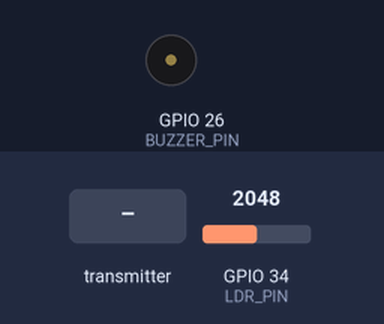
Simulated run of this sketch. Board: ESP32. Shown: buzzer (waves = sounding, pin HIGH). The inputs (shaded band) are chosen by the test bench; at power-on: GPIO 34 (LDR_PIN) = 2048. What the sketch prints to the serial monitor is not drawn.

Above: at 1.2 s.
1.3 s: the transmitter starts sending command = ARMED
2.8 s: GPIO 34 (LDR_PIN) set to 1968
At 3.2 s:
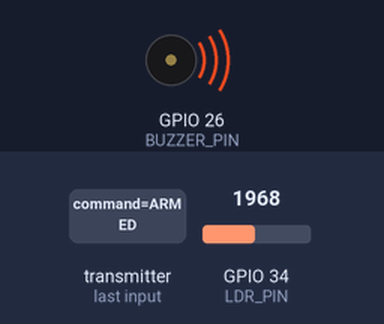
5.8 s: GPIO 34 (LDR_PIN) set to 2040
At 6.6 s:
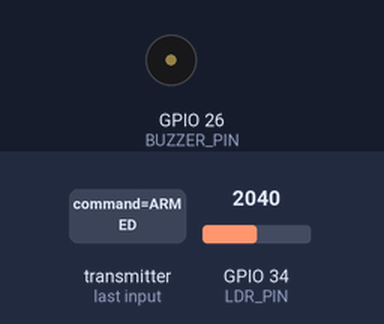
7.3 s: GPIO 34 (LDR_PIN) set to 1960
At 7.7 s:
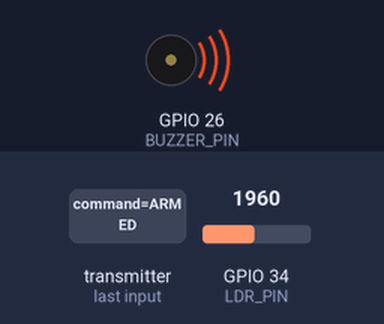
10.3 s: the transmitter starts sending command = DISARMED
At 11.8 s:
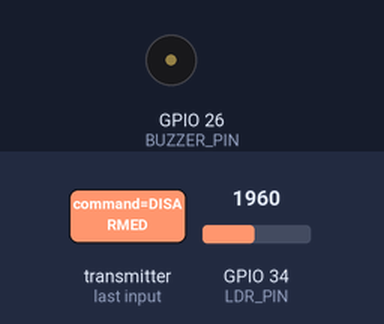
Timing chart, 0 to 13.3 s (numbered marks = the images above; inputs shaded):
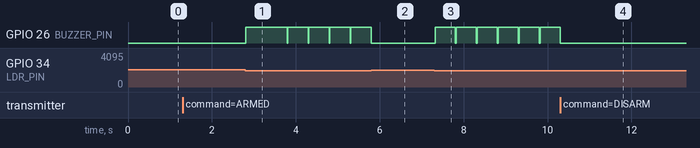

Measured:
- the behaviour switches between 2000 and 1999 on GPIO 34 (LDR_PIN) (found by bisection; images 0 and 1)
- after the input at 1.3 s, every drawn part: stays the same
- after the input at 2.8 s, GPIO 26 (BUZZER_PIN): LOW → HIGH at once, then repeats every 0.50 s: LOW 0.01 s, HIGH 0.49 s
- after the input at 5.8 s, GPIO 26 (BUZZER_PIN): goes on until 5.8 s, then stays LOW
- after the input at 7.3 s, GPIO 26 (BUZZER_PIN): alternates HIGH for 0.48 s and LOW for 0.02 s, starting at once
- after the input at 10.3 s, GPIO 26 (BUZZER_PIN): goes on until 10.3 s, then stays LOW

The sketch:

Receiver.ino
```cpp
#include <esp_now.h>
#include <WiFi.h>

// -------- Pins --------
#define LDR_PIN    34
#define BUZZER_PIN 26

int threshold = 2000;

// -------- ESP-NOW --------
uint8_t emitterMAC[] = {0x68, 0xFE, 0x71, 0x86, 0xB0, 0x50};

typedef struct {
  char command[12];
} Message;

Message outMsg;

bool armed    = false;
bool alarming = false;

void sendCommand(const char* cmd) {
  strncpy(outMsg.command, cmd, sizeof(outMsg.command));
  esp_now_send(emitterMAC, (uint8_t *)&outMsg, sizeof(outMsg));
}

// Updated signature for ESP32 core 3.x
void onDataSent(const uint8_t *mac, esp_now_send_status_t status) {
  Serial.print("Send status: ");
  Serial.println(status == ESP_NOW_SEND_SUCCESS ? "OK" : "FAIL");
}

// Updated signature for ESP32 core 3.x
void onDataRecv(const esp_now_recv_info_t *info, const uint8_t *data, int len) {
  Message incoming;
  memcpy(&incoming, data, sizeof(incoming));

  if (strcmp(incoming.command, "ARMED") == 0) {
    armed    = true;
    alarming = false;
    digitalWrite(BUZZER_PIN, LOW);
    Serial.println("System ARMED — monitoring beam");
  }
  if (strcmp(incoming.command, "DISARMED") == 0) {
    armed    = false;
    alarming = false;
    digitalWrite(BUZZER_PIN, LOW);
    Serial.println("System DISARMED — idling");
  }
}

void initESPNow() {
  WiFi.mode(WIFI_STA);
  if (esp_now_init() != ESP_OK) { Serial.println("ESP-NOW init failed"); return; }
  esp_now_register_recv_cb(onDataRecv);

  esp_now_peer_info_t peerInfo = {};
  memcpy(peerInfo.peer_addr, emitterMAC, 6);
  peerInfo.channel = 0;
  peerInfo.encrypt = false;
  esp_now_add_peer(&peerInfo);
}

void setup() {
  Serial.begin(115200);
  analogSetPinAttenuation(LDR_PIN, ADC_11db);
  pinMode(BUZZER_PIN, OUTPUT);
  digitalWrite(BUZZER_PIN, LOW);
  initESPNow();
  Serial.println("Receiver ready — waiting for arm signal");
}

void loop() {
  if (!armed) return;

  int lightValue = analogRead(LDR_PIN);
  Serial.print("Light value: ");
  Serial.println(lightValue);

  if (lightValue < threshold && !alarming) {
    alarming = true;
    digitalWrite(BUZZER_PIN, HIGH);
    sendCommand("ALARM");
    Serial.println("BEAM BROKEN — alarm triggered");
  }

  delay(100);
}
```
